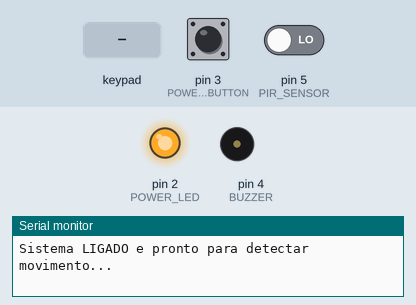
Bench run of a sketch on a simulated Arduino Uno, built with avr-gcc and run on an emulated ATmega328P. Parts: output pins drawn as LEDs (lit = HIGH), buzzer (waves = sounding, pin HIGH), the last lines printed to the serial monitor. Inputs (shaded band) come from the test bench; at power-on: pin 3 (POWER_BUTTON) HIGH, pin 5 (PIR_SENSOR) LOW.

Above: at 1.2 s.
1.3 s: pin 3 (POWER_BUTTON) pulled LOW for 1 s
At 2.9 s:
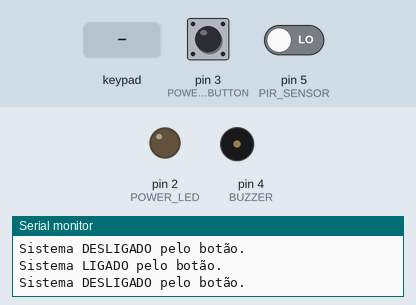
3.8 s: pin 5 (PIR_SENSOR) driven HIGH
At 5.0 s:
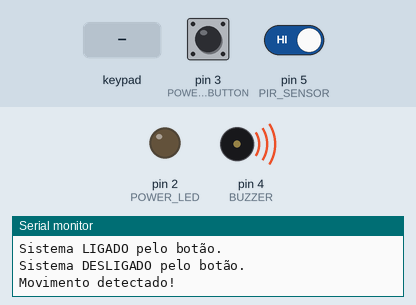
5.3 s: key '1' pressed
8.3 s: pin 3 (POWER_BUTTON) driven LOW
11.3 s: pin 3 (POWER_BUTTON) driven HIGH
At 12.4 s:
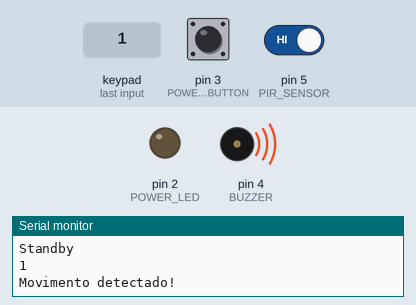
Timing chart, 0 to 14.3 s (numbered marks = the images above; inputs shaded):
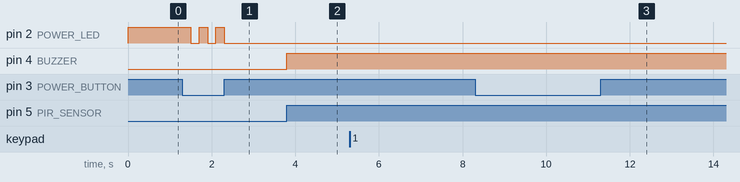

Measured:
- after the input at 1.3 s, pin 2 (POWER_LED): alternates HIGH for 0.20 s and LOW for 0.20 s, 5 changes in all, then stays LOW, starting after 0.20 s
- after the input at 3.8 s, pin 4 (BUZZER): LOW → HIGH at once
- after the input at 5.3 s, every drawn part: stays the same
- after the input at 8.3 s, every drawn part: stays the same
- after the input at 11.3 s, pin 2 (POWER_LED): stays LOW (without the input it goes to HIGH after 0.70 s); pin 4 (BUZZER): stays HIGH (without the input it goes to LOW after 0.50 s)

The sketch:

sketch_jan21a.ino
```cpp
/*
    Programador.....: Joel Veiga
    Data............: 19/02/2025
    Obdervação......: Desenvolvimento de um Sistema de Alarme com Teclado Matricial e Sensor PIR utilizando Arduino.

*/

#include <Keypad.h>

const int BAUD_RATE = 9600;

const byte POWER_LED = 2;
const byte POWER_BUTTON = 3;
const byte PIR_SENSOR = 5;
const byte BUZZER = 4;

const byte STANDBY = 0;
const byte PIR_DETECT = 1;

const byte DEBUG = true;

byte alarmState = STANDBY;
bool systemActive = true;

// Configuração do teclado 4x4
const byte ROWS = 4;
const byte COLS = 4;
char keys[ROWS][COLS] = {
  {'1','2','3','A'},
  {'4','5','6','B'},
  {'7','8','9','C'},
  {'*','0','#','D'}
};


byte rowPins[ROWS] = {13, 12, 11, 10};
byte colPins[COLS] = {9, 8, 7, 6};

Keypad keypad = Keypad(makeKeymap(keys), rowPins, colPins, ROWS, COLS);

const String correctCode = "1234";   // Código correto para desligar o sistema
String enteredCode = "";

void setup(void) {
    Serial.begin(BAUD_RATE);

    pinMode(POWER_LED, OUTPUT);
    pinMode(POWER_BUTTON, INPUT_PULLUP);  // Botão com resistencia pull-up
    pinMode(PIR_SENSOR, INPUT);
    pinMode(BUZZER, OUTPUT);

    digitalWrite(POWER_LED, HIGH);
    digitalWrite(BUZZER, LOW);

    if (DEBUG) Serial.println("Sistema LIGADO e pronto para detectar movimento...");
}

void loop(void) {
    // Detecta quando o botão é pressionado
    if (digitalRead(POWER_BUTTON) == LOW) {
        delay(200);
        if (systemActive) {
            systemActive = false;
            alarmState = STANDBY;
            digitalWrite(POWER_LED, LOW);
            digitalWrite(BUZZER, LOW);
            if (DEBUG) Serial.println("Sistema DESLIGADO pelo botão.");
        } else {
            systemActive = true;  // Liga o sistema
            alarmState = STANDBY;
            digitalWrite(POWER_LED, HIGH);
            if (DEBUG) Serial.println("Sistema LIGADO pelo botão.");
        }
    }

    // Captura a entrada do teclado (Código para desativar)
    char key = keypad.getKey();
    if (key) {
        enteredCode += key;
        if (DEBUG) Serial.println(enteredCode);

        if (enteredCode.length() == 4) {
            if (enteredCode == correctCode) {
                systemActive = false;
                alarmState = STANDBY;
                digitalWrite(POWER_LED, LOW);
                digitalWrite(BUZZER, LOW);
                if (DEBUG) Serial.println("Código correto. Sistema DESLIGADO.");
            } else {
                if (DEBUG) Serial.println("Código incorreto.");
            }
            enteredCode = ""; // Limpa o código após tentativa
        }
    }

    if (digitalRead(PIR_SENSOR) == HIGH) {
    	Serial.println("Movimento detectado!");
    	digitalWrite(BUZZER, HIGH);
      	delay(8000);
      	digitalWrite(BUZZER, LOW);
      	Serial.println("Standby");
    }
	}
```
